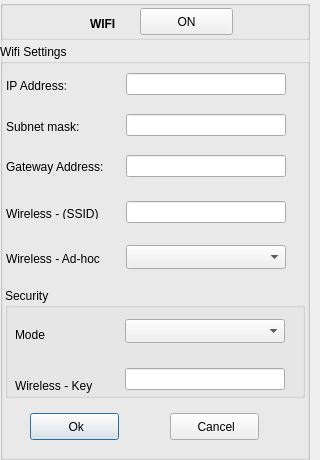
<?xml version="1.0" encoding="UTF-8"?>
<ui version="4.0">
 <class>WIFI_Conf</class>
 <widget class="QDialog" name="WIFI_Conf">
  <property name="geometry">
   <rect>
    <x>0</x>
    <y>0</y>
    <width>320</width>
    <height>460</height>
   </rect>
  </property>
  <property name="windowTitle">
   <string>Dialog</string>
  </property>
  <property name="styleSheet">
   <string notr="true">QDialog{Background-color:rgb(238, 238, 238)};</string>
  </property>
  <widget class="QGroupBox" name="groupBox_Main">
   <property name="geometry">
    <rect>
     <x>0</x>
     <y>0</y>
     <width>310</width>
     <height>460</height>
    </rect>
   </property>
   <property name="title">
    <string/>
   </property>
   <widget class="QGroupBox" name="groupBox_Settings">
    <property name="geometry">
     <rect>
      <x>0</x>
      <y>44</y>
      <width>310</width>
      <height>420</height>
     </rect>
    </property>
    <property name="title">
     <string>Wifi Settings</string>
    </property>
    <widget class="QLabel" name="label">
     <property name="geometry">
      <rect>
       <x>6</x>
       <y>34</y>
       <width>81</width>
       <height>16</height>
      </rect>
     </property>
     <property name="text">
      <string>IP Address:</string>
     </property>
     <property name="wordWrap">
      <bool>true</bool>
     </property>
    </widget>
    <widget class="QLabel" name="label_2">
     <property name="geometry">
      <rect>
       <x>6</x>
       <y>75</y>
       <width>90</width>
       <height>16</height>
      </rect>
     </property>
     <property name="text">
      <string>Subnet mask:</string>
     </property>
     <property name="wordWrap">
      <bool>true</bool>
     </property>
    </widget>
    <widget class="QLabel" name="label_3">
     <property name="geometry">
      <rect>
       <x>6</x>
       <y>113</y>
       <width>114</width>
       <height>20</height>
      </rect>
     </property>
     <property name="text">
      <string>Gateway Address:</string>
     </property>
     <property name="wordWrap">
      <bool>true</bool>
     </property>
    </widget>
    <widget class="QLineEdit" name="txtIPaddress">
     <property name="geometry">
      <rect>
       <x>126</x>
       <y>29</y>
       <width>160</width>
       <height>22</height>
      </rect>
     </property>
    </widget>
    <widget class="QLineEdit" name="txtSubnet">
     <property name="geometry">
      <rect>
       <x>126</x>
       <y>70</y>
       <width>160</width>
       <height>22</height>
      </rect>
     </property>
    </widget>
    <widget class="QLineEdit" name="txtGateway">
     <property name="geometry">
      <rect>
       <x>126</x>
       <y>111</y>
       <width>160</width>
       <height>22</height>
      </rect>
     </property>
    </widget>
    <widget class="QLabel" name="label_4">
     <property name="geometry">
      <rect>
       <x>6</x>
       <y>208</y>
       <width>110</width>
       <height>14</height>
      </rect>
     </property>
     <property name="text">
      <string>Wireless - Ad-hoc</string>
     </property>
    </widget>
    <widget class="QLabel" name="label_7">
     <property name="geometry">
      <rect>
       <x>6</x>
       <y>165</y>
       <width>110</width>
       <height>10</height>
      </rect>
     </property>
     <property name="text">
      <string>Wireless - (SSID)</string>
     </property>
    </widget>
    <widget class="QGroupBox" name="grpbxSecurity">
     <property name="geometry">
      <rect>
       <x>5</x>
       <y>244</y>
       <width>300</width>
       <height>110</height>
      </rect>
     </property>
     <property name="title">
      <string>Security</string>
     </property>
     <property name="checkable">
      <bool>false</bool>
     </property>
     <property name="checked">
      <bool>false</bool>
     </property>
     <widget class="QLabel" name="label_8">
      <property name="geometry">
       <rect>
        <x>10</x>
        <y>39</y>
        <width>101</width>
        <height>16</height>
       </rect>
      </property>
      <property name="text">
       <string>Mode</string>
      </property>
     </widget>
     <widget class="QComboBox" name="cmbEncryption">
      <property name="geometry">
       <rect>
        <x>120</x>
        <y>31</y>
        <width>160</width>
        <height>24</height>
       </rect>
      </property>
     </widget>
     <widget class="QLineEdit" name="txtKey">
      <property name="geometry">
       <rect>
        <x>120</x>
        <y>80</y>
        <width>160</width>
        <height>22</height>
       </rect>
      </property>
     </widget>
     <widget class="QLabel" name="label_9">
      <property name="geometry">
       <rect>
        <x>10</x>
        <y>90</y>
        <width>101</width>
        <height>16</height>
       </rect>
      </property>
      <property name="text">
       <string>Wireless - Key</string>
      </property>
     </widget>
    </widget>
    <widget class="QLineEdit" name="txtSSID">
     <property name="geometry">
      <rect>
       <x>126</x>
       <y>157</y>
       <width>160</width>
       <height>22</height>
      </rect>
     </property>
    </widget>
    <widget class="QComboBox" name="cmbAdhoc">
     <property name="geometry">
      <rect>
       <x>126</x>
       <y>201</y>
       <width>160</width>
       <height>24</height>
      </rect>
     </property>
    </widget>
    <widget class="QPushButton" name="BtnOk">
     <property name="geometry">
      <rect>
       <x>30</x>
       <y>369</y>
       <width>89</width>
       <height>27</height>
      </rect>
     </property>
     <property name="text">
      <string> Ok</string>
     </property>
     <property name="shortcut">
      <string>F2</string>
     </property>
    </widget>
    <widget class="QPushButton" name="BtnCancel">
     <property name="geometry">
      <rect>
       <x>170</x>
       <y>369</y>
       <width>89</width>
       <height>27</height>
      </rect>
     </property>
     <property name="text">
      <string> Cancel</string>
     </property>
     <property name="shortcut">
      <string>F4</string>
     </property>
    </widget>
   </widget>
   <widget class="QGroupBox" name="groupBox_ON_OFF">
    <property name="geometry">
     <rect>
      <x>0</x>
      <y>0</y>
      <width>310</width>
      <height>40</height>
     </rect>
    </property>
    <property name="title">
     <string/>
    </property>
    <property name="alignment">
     <set>Qt::AlignCenter</set>
    </property>
    <widget class="QLabel" name="label_WIFI">
     <property name="geometry">
      <rect>
       <x>90</x>
       <y>15</y>
       <width>46</width>
       <height>17</height>
      </rect>
     </property>
     <property name="font">
      <font>
       <weight>75</weight>
       <bold>true</bold>
      </font>
     </property>
     <property name="text">
      <string>WIFI </string>
     </property>
     <property name="alignment">
      <set>Qt::AlignLeading|Qt::AlignLeft|Qt::AlignVCenter</set>
     </property>
    </widget>
    <widget class="QPushButton" name="BtnON_OFF">
     <property name="geometry">
      <rect>
       <x>140</x>
       <y>8</y>
       <width>93</width>
       <height>27</height>
      </rect>
     </property>
     <property name="text">
      <string>ON</string>
     </property>
    </widget>
   </widget>
  </widget>
 </widget>
 <tabstops>
  <tabstop>BtnON_OFF</tabstop>
  <tabstop>txtIPaddress</tabstop>
  <tabstop>txtSubnet</tabstop>
  <tabstop>txtGateway</tabstop>
  <tabstop>txtSSID</tabstop>
  <tabstop>cmbAdhoc</tabstop>
  <tabstop>cmbEncryption</tabstop>
  <tabstop>txtKey</tabstop>
  <tabstop>BtnOk</tabstop>
  <tabstop>BtnCancel</tabstop>
 </tabstops>
 <resources/>
 <connections/>
</ui>
